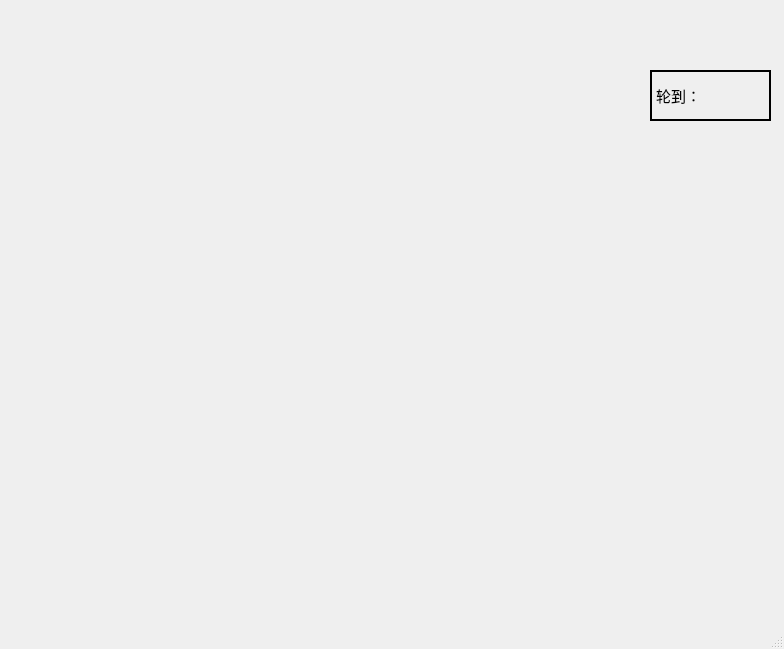
<?xml version="1.0" encoding="UTF-8"?>
<ui version="4.0">
 <class>FIF</class>
 <widget class="QMainWindow" name="FIF">
  <property name="geometry">
   <rect>
    <x>0</x>
    <y>0</y>
    <width>784</width>
    <height>649</height>
   </rect>
  </property>
  <property name="windowTitle">
   <string>FIF</string>
  </property>
  <widget class="QWidget" name="centralwidget">
   <widget class="QLabel" name="label">
    <property name="geometry">
     <rect>
      <x>650</x>
      <y>70</y>
      <width>121</width>
      <height>51</height>
     </rect>
    </property>
    <property name="font">
     <font>
      <pointsize>11</pointsize>
     </font>
    </property>
    <property name="frameShape">
     <enum>QFrame::WinPanel</enum>
    </property>
    <property name="frameShadow">
     <enum>QFrame::Plain</enum>
    </property>
    <property name="text">
     <string>轮到：</string>
    </property>
   </widget>
   <widget class="QWidget" name="widget" native="true">
    <property name="geometry">
     <rect>
      <x>660</x>
      <y>130</y>
      <width>91</width>
      <height>51</height>
     </rect>
    </property>
   </widget>
  </widget>
  <widget class="QMenuBar" name="menubar">
   <property name="geometry">
    <rect>
     <x>0</x>
     <y>0</y>
     <width>784</width>
     <height>24</height>
    </rect>
   </property>
  </widget>
  <widget class="QStatusBar" name="statusbar"/>
 </widget>
 <resources/>
 <connections/>
</ui>
